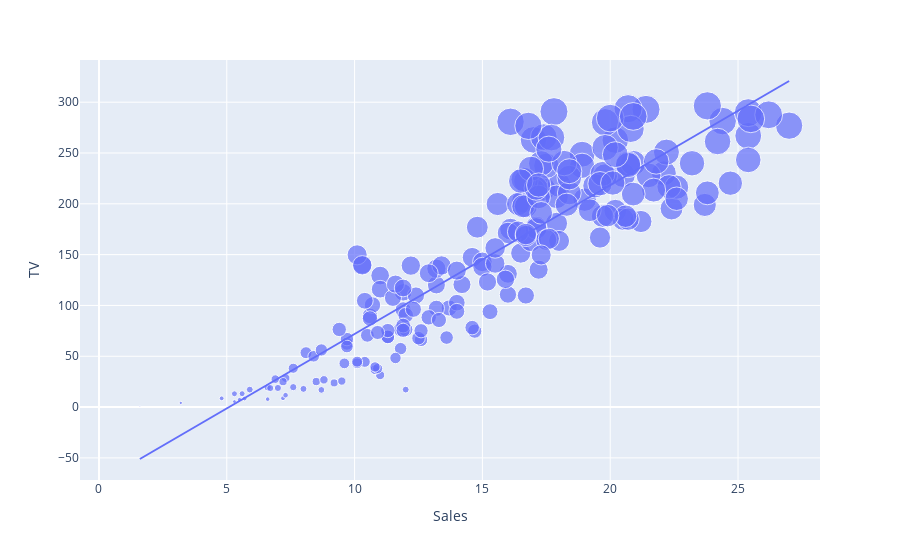

Notebook code for this chart:
### Code cell
# relationship between sales and tv
fig1 = px.scatter(data_frame=data,
                 x="Sales",
                 y="TV",
                 size="TV",
                 trendline="ols")
fig1

### Figure 1 — Plotly figure (JSON) as saved in the notebook; plotly's stock layout.template omitted (floating-point values rounded to 4 significant figures; data arrays with more than 128 entries replaced by an {"elided": "..."} marker saying what was removed)
{"data": [{"hovertemplate": "Sales=%{x}<br>TV=%{marker.size}<extra></extra>", "legendgroup": "", "marker": {"color": "#636efa", "size": {"elided": "200 float values"}, "sizemode": "area", "sizeref": 0.741, "symbol": "circle"}, "mode": "markers", "name": "", "orientation": "v", "showlegend": false, "type": "scatter", "x": {"elided": "200 float values"}, "xaxis": "x", "y": {"elided": "200 float values"}, "yaxis": "y"}, {"hovertemplate": "<b>OLS trendline</b><br>TV = 14.6431 * Sales + -74.5148<br>R<sup>2</sup>=0.812176<br><br>Sales=%{x}<br>TV=%{y} <b>(trend)</b><extra></extra>", "legendgroup": "", "marker": {"color": "#636efa", "symbol": "circle"}, "mode": "lines", "name": "", "showlegend": false, "type": "scatter", "x": {"elided": "200 float values"}, "xaxis": "x", "y": {"elided": "200 float values"}, "yaxis": "y"}], "layout": {"autosize": true, "legend": {"itemsizing": "constant", "tracegroupgap": 0}, "margin": {"t": 60}, "xaxis": {"anchor": "y", "autorange": false, "domain": [0, 1], "range": [-0.7421, 28.21], "title": {"text": "Sales"}, "type": "linear"}, "yaxis": {"anchor": "x", "autorange": true, "domain": [0, 1], "range": [-72.07, 347.5], "title": {"text": "TV"}, "type": "linear"}}}
